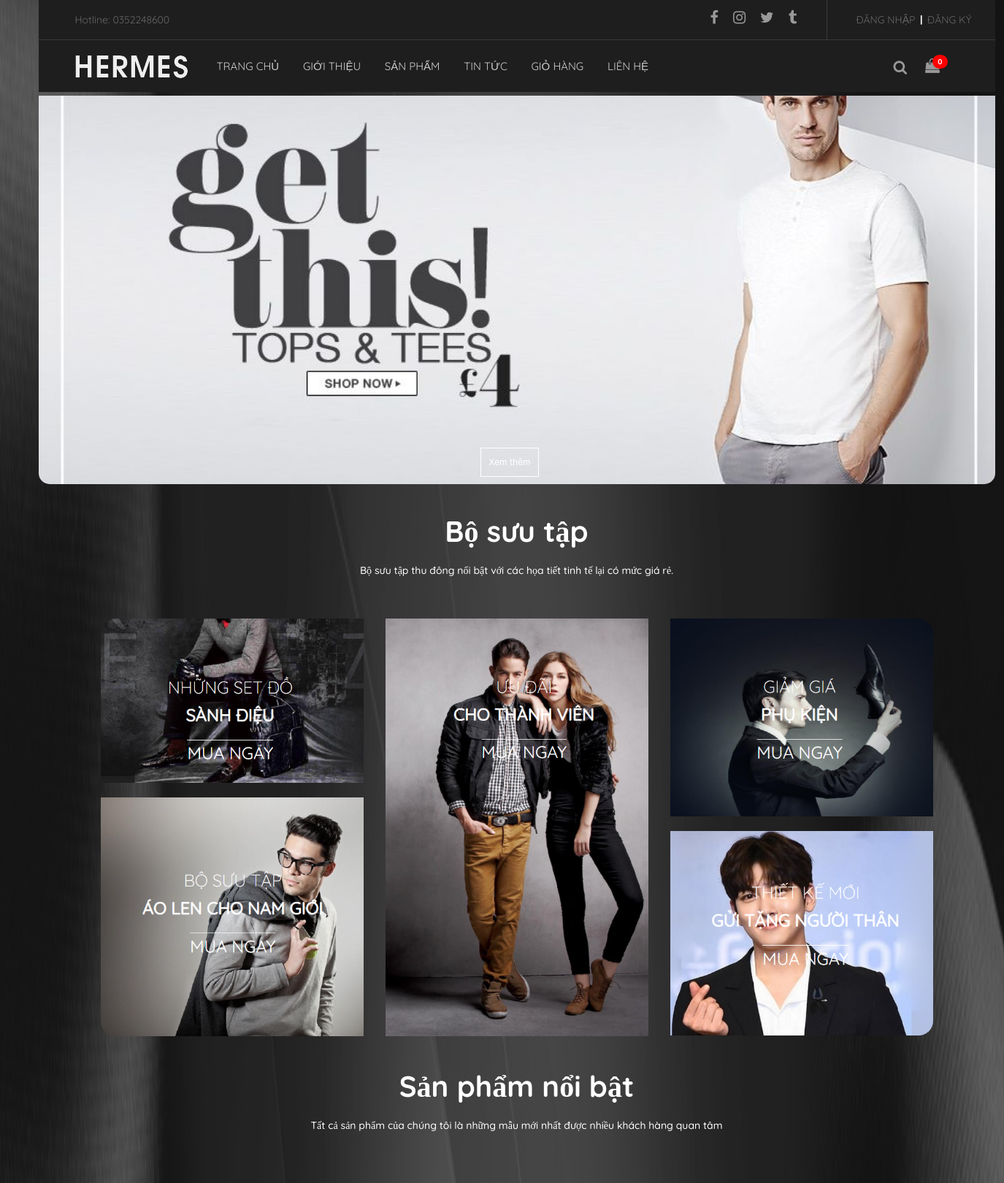
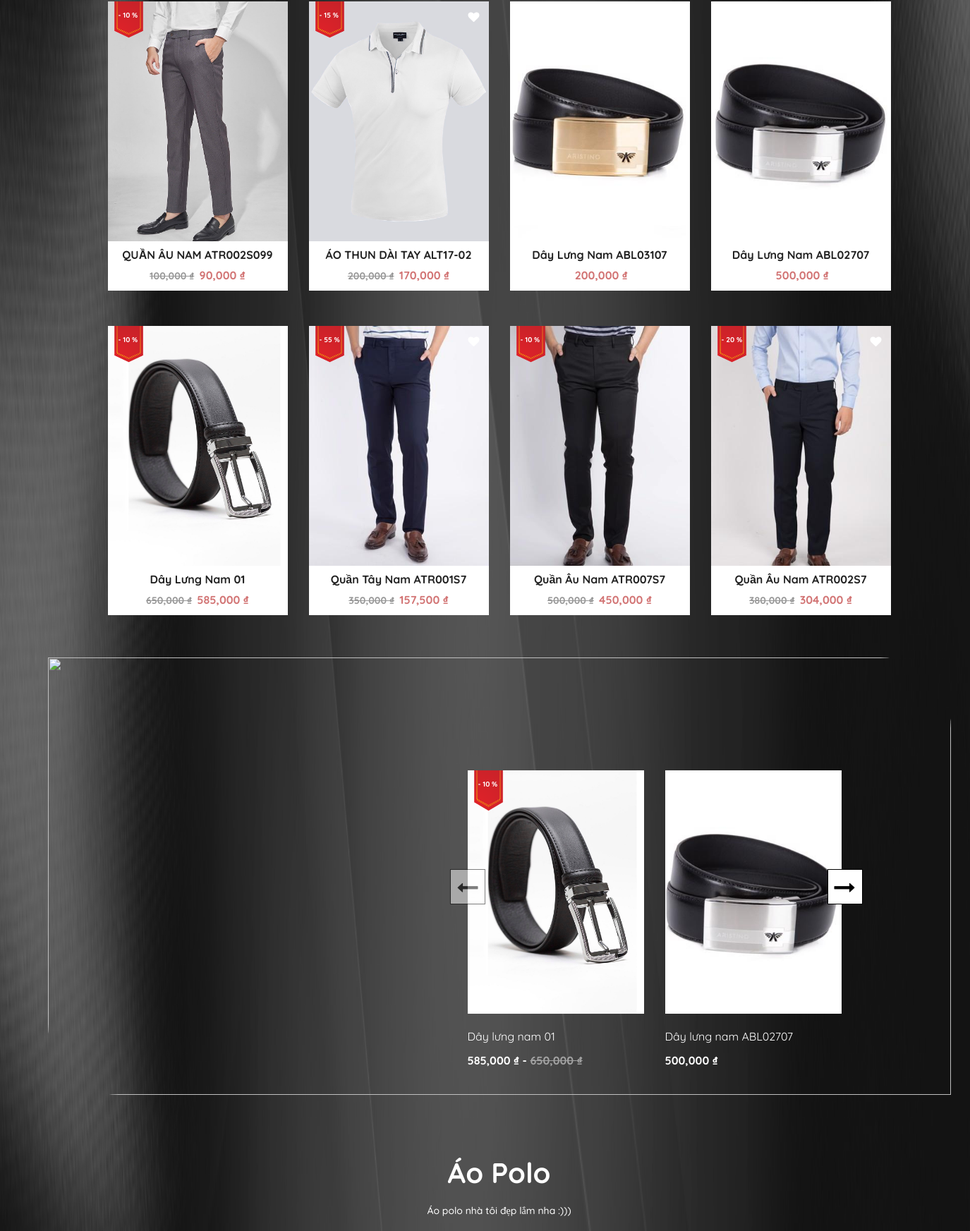
The page / (upper part) on the database its author committed (2 pictures, top to bottom).
### tables this page shows
CREATE TABLE `slider` (
  `id` int(11) NOT NULL,
  `photo` varchar(500) NOT NULL,
  `location` int(11) NOT NULL
);

CREATE TABLE `panel` (
  `id` int(11) NOT NULL,
  `photo` text NOT NULL,
  `location` int(11) NOT NULL
);

CREATE TABLE `products` (
  `id` int(11) NOT NULL,
  `name` varchar(500) NOT NULL,
  `description` varchar(4000) NOT NULL,
  `content` text NOT NULL,
  `shortdescription` varchar(500) NOT NULL,
  `hot` int(11) NOT NULL DEFAULT '0',
  `photo` varchar(500) NOT NULL,
  `price` float NOT NULL,
  `pricediscount` float NOT NULL,
  `discount` int(11) NOT NULL,
  `category_id` int(11) NOT NULL,
  `img1` varchar(500) NOT NULL,
  `img2` varchar(500) NOT NULL,
  `color` varchar(500) NOT NULL,
  `material` varchar(500) NOT NULL,
  `madein` varchar(500) NOT NULL,
  `size` varchar(500) NOT NULL
);

CREATE TABLE `categories` (
  `id` int(11) NOT NULL,
  `parent_id` int(11) NOT NULL,
  `name` varchar(500) NOT NULL,
  `description` text NOT NULL,
  `displayhomepage` int(11) NOT NULL
);

### controllers/HomeController.php (called while the page is built, shortened)
<?php
include "models/HomeModel.php";
class HomeController extends Controller
{
	public function index()
	{
		$photo1 = $this->modelGetLoction1();
		$photo2 = $this->modelGetLoction2();
		$photo3 = $this->modelGetLoction3();
		$photo4 = $this->modelGetLoction4();
		$photo5 = $this->modelGetLoction5();
		$photo6 = $this->modelGetLoction6();
		$this->loadView("HomeView.php",["photo1"=>$photo1,"photo2"=>$photo2,"photo3"=>$photo3,"photo4"=>$photo4,"photo5"=>$photo5,"photo6"=>$photo6]);
	}
}
 ?>

### models/HomeModel.php (called while the page is built, shortened)
<?php
	trait HomeModel{
		public function modelHotProduct(){
			$conn = Connection::getInstance();
			$query = $conn->query("select * from products order by id desc limit 0,8");
			return $query->fetchAll();
		}
		public function modelCategories(){
			$conn = Connection::getInstance();
			$query = $conn->query("select * from categories where id in (select category_id from products)");
			return $query->fetchAll();
		}
		public function modelSlider(){
			$conn = Connection::getInstance();
			$query = $conn->query("select * from slider where location = '1' order by id desc");
			return $query->fetchAll();
		}
			public function modelGetThatLungProducts()
		{
			$conn = Connection::getInstance();
			$query = $conn->query("select * from products where category_id = '31'");
			return $query->fetchAll();
		}
		public function modelGetLoction1()
		{
			$conn = Connection::getInstance();
			$query = $conn->query("select photo from panel where location = '1'");
			return $query->fetch();
		}
			public function modelGetLoction2()
		{
			$conn = Connection::getInstance();
			$query = $conn->query("select photo from panel where location = '2'");
			return $query->fetch();
		}
			public function modelGetLoction3()
		{
			$conn = Connection::getInstance();
			$query = $conn->query("select photo from panel where location = '3'");
			return $query->fetch();
		}
			public function modelGetLoction4()
		{
			$conn = Connection::getInstance();
			$query = $conn->query("select photo from panel where location = '4'");
			return $query->fetch();
		}
			public function modelGetLoction5()
		{
			$conn = Connection::getInstance();
			$query = $conn->query("select photo from panel where location = '5'");
			return $query->fetch();
		}
	}
 ?>

### application/Unicode.php (called while the page is built)
<?php
class Unicode{
  static function removeUnicode ($str){
        $unicode = array(
            'a'=>'á|à|ả|ã|ạ|ă|ắ|ặ|ằ|ẳ|ẵ|â|ấ|ầ|ẩ|ẫ|ậ',
            'd'=>'đ',
            'e'=>'é|è|ẻ|ẽ|ẹ|ê|ế|ề|ể|ễ|ệ',
            'i'=>'í|ì|ỉ|ĩ|ị',
            'o'=>'ó|ò|ỏ|õ|ọ|ô|ố|ồ|ổ|ỗ|ộ|ơ|ớ|ờ|ở|ỡ|ợ',
            'u'=>'ú|ù|ủ|ũ|ụ|ư|ứ|ừ|ử|ữ|ự',
            'y'=>'ý|ỳ|ỷ|ỹ|ỵ',
      'A'=>'Á|À|Ả|Ã|Ạ|Ă|Ắ|Ặ|Ằ|Ẳ|Ẵ|Â|Ấ|Ầ|Ẩ|Ẫ|Ậ',
            'D'=>'Đ',
            'E'=>'É|È|Ẻ|Ẽ|Ẹ|Ê|Ế|Ề|Ể|Ễ|Ệ',
            'I'=>'Í|Ì|Ỉ|Ĩ|Ị',
            'O'=>'Ó|Ò|Ỏ|Õ|Ọ|Ô|Ố|Ồ|Ổ|Ỗ|Ộ|Ơ|Ớ|Ờ|Ở|Ỡ|Ợ',
            'U'=>'Ú|Ù|Ủ|Ũ|Ụ|Ư|Ứ|Ừ|Ử|Ữ|Ự',
            'Y'=>'Ý|Ỳ|Ỷ|Ỹ|Ỵ',
        );
       foreach($unicode as $nonUnicode=>$uni){
            $str = preg_replace("/($uni)/i", $nonUnicode, $str);
       }
       $str = str_replace(",", "", $str);
       $str = str_replace(".", "", $str);
       $str = str_replace(" ", "-", $str);
       $str = str_replace("?", "", $str);
       $str = strtolower($str);
       return $str;
    }
}
?>

### views/HomeView.php (the view, shortened to what this page needs)
<div class="body">
    <div style="padding-top: 20px;" class="collection">
      <div class="lable-collection">
        <h2 class="title-collection">Bộ sưu tập</h2>
        <div class="slogan">Bộ sưu tập thu đông nổi bật với các họa tiết tinh tế lại có mức giá rẻ.</div>
      </div>
    </div>
    <div class="module-content">
      <div class="module-left">
        <div style="border-radius: 20px 0px 0px 0px;" class="module-left-top">
          <a id="click"><img style="object-fit: cover;border-radius: 20px 0px 0px 0px" src="assets/upload/slider/<?php echo $photo1->photo; ?>" alt="">
            <div style="border-radius: 20px 0px 0px 0px;" class="overlay"></div>
        </a>
        </div>
      <div style="border-radius: 0px 0px 0px 20px;" class="module-left-bottom">
          <a href="allproducts.html"><img style="object-fit: cover;border-radius: 0px 0px 0px 20px;" src="assets/upload/slider/<?php echo $photo2->photo; ?>" alt="">
            <div style="border-radius: 0px 0px 0px 20px;" class="overlay1"></div>
        </a>
        </div>
      </div>
        <div class="module-main">
          <?php if (isset($_SESSION['customer_name'])!=null): ?>
             <a id="click4"><img style="object-fit: cover;" src="assets/upload/slider/<?php echo $photo3->photo; ?>" alt="">
              <?php
            elseif(isset($_SESSION['customer_name'])==null):
               ?>
               <a href="login.html"><img style="object-fit: cover;" src="assets/upload/slider/<?php echo $photo3->photo; ?>" alt="">
          <?php endif ?>
            <div class="overlay"></div>
        </a>
      </div>
         <div class="module-right">
          <div style="border-radius: 0px 20px 0px 0px;" class="module-right-top">
            <a id="click3"><img style="object-fit: cover;border-radius: 0px 20px 0px 0px;" src="assets/upload/slider/<?php echo $photo4->photo; ?>" alt="">
            <div style="border-radius: 0px 20px 0px 0px;" class="overlay2"></div>
        </a>
          </div>
          <div style="border-radius: 0px 0px 20px 0px;" class="module-right-bottom">
            <a id="click1"><img style="object-fit: cover;border-radius: 0px 0px 20px 0px" src="assets/upload/slider/<?php echo $photo5->photo; ?>" alt="">
            <div style="border-radius: 0px 0px 20px 0px;height: 93.5%;margin-top: 20px;" class="overlay3"></div>
        </a>
          </div>
         </div>
    </div>
    </div>
   <div class="hot-product" id="hot-sanpham">
      <div id="div1" class="collection">
      <div class="lable-collection">
        <h2 class="title-collection">Sản phẩm nổi bật</h2>
        <div class="slogan">Tất cả sản phẩm của chúng tôi là những mẫu mới nhất được nhiều khách hàng quan tâm
        </div>
      </div>
    </div>
     <div class="container">
<div class="row">
 <?php
                  $hotProduct = $this->modelHotProduct();
               ?>
               <?php foreach ($hotProduct as $rows): ?>
                  <div class="col-md-3 col-sm-6">
        <div class="product-grid" style="position: relative;">
          <?php if ($rows->discount > 0 ): ?>
          <span class="discount-price">
            - <?php
            echo $rows->discount;
             ?> %
          </span>
            <div class="icon-theme">
                <img style="width: 75px;height: 60px;" src="assets/frontend/images/icon-theme1.png">
            </div>
            <?php endif ?>
            <div class="product-image">
                <a href="products/detail/<?php echo $rows->id; ?>/<?php echo Unicode::removeUnicode($rows->name); ?>.html" class="image">
                    <img style="width: 255px;height:340px;object-fit: cover;" class="pic-1" src="assets/upload/products/<?php echo $rows->photo; ?>">
                </a>
                <a href="products/detail/<?php echo $rows->id; ?>/<?php echo Unicode::removeUnicode($rows->name); ?>.html" class="product-like-icon">
                  <?php if (isset($rows->hot)&&$rows->hot==1):
                    ?>
                     <i class="fa fa-heart"></i>
                  <?php endif ?>
                </a>
            </div>
            <div class="product-content">
                <h3 class="title"><a href="products/detail/<?php echo $rows->id; ?>/<?php echo Unicode::removeUnicode($rows->name); ?>.html"><?php
                echo $rows->name;
                 ?></a></h3>
                <div class="price">
                   <?php if ($rows->discount > 0): ?>
                     <span class="giahientai"><?php
                   echo number_format($rows->price);
                    ?> ₫</span>
                    <?php
                  elseif($rows->discount == 0):
                     ?>
                  <?php endif ?>
                   <span class="price-truoc"><strong>&nbsp;<?php
                   echo number_format($rows->price - ($rows->price * $rows->discount)/100);
                    ?> ₫</strong></span>
                </div>
            </div>
        </div>
    </div>
               <?php endforeach ?>
</div>
</div>
<div id="div3" class="container-fluid banner-thatlung">
<div class="container">
  <div class="row">
<div style="width: 550px;margin-top: -500px;" class="owl-carousel owl-4 owl-theme">
<?php
$thatlung = $this->modelGetThatLungProducts();
 ?>
 <?php foreach ($thatlung as $rowthatlung): ?>
  <div class="item">
    <div class="col-md-3">
    <div class="thatlung">
        <?php if ($rowthatlung->discount > 0 ): ?>
          <span style="margin-top: -50px;" class="discount-price">
            - <?php
            echo $rowthatlung->discount;
             ?> %
          </span>
            <div style="margin-top: -50px;" class="icon-theme">
                <img style="width: 75px;height: 60px;" src="assets/frontend/images/icon-theme1.png">
            </div>
            <?php endif ?>
      <div class="thatlung-img">
        <a href="products/detail/<?php echo $rowthatlung->id; ?>/<?php echo Unicode::removeUnicode($rowthatlung->name); ?>.html"><img style="object-fit:cover;" src="assets/upload/products/<?php echo $rowthatlung->photo; ?>"></a>
      </div>
      <div class="name-thatlung">
        <a href="products/detail/<?php echo $rowthatlung->id; ?>/<?php echo Unicode::removeUnicode($rowthatlung->name); ?>.html"><?php
        echo $rowthatlung->name; ?></a>
      </div>
      <div class="price-thatlung">
        <span><?php echo number_format($rowthatlung->pricediscount); ?> ₫</span>
         <?php if ($rowthatlung->discount > 0): ?>
                     - <span style="text-decoration: line-through;opacity: .5;"><?php echo number_format($rowthatlung->price); ?> ₫</span>
                    <?php
                  elseif($rowthatlung->discount == 0):
                     ?>
                  <?php endif ?>
      </div>
      </div>
      </div>
      </div>
      <?php endforeach ?>
    </div>
</div>
</div>
    </div>
   </div>
          <?php
            $categories = $this->modelCategories();
         ?>
         <?php foreach ($categories as $itemCategories): ?>
   <div id="div5" class="hot-product">
      <?php if ($itemCategories->displayhomepage == 1): ?>
      <div class="collection">
      <div class="lable-collection">
        <h2 style="margin-top: -30px;" class="title-collection categories"><?php
        echo $itemCategories->name;
         ?></h2>
        <div class="slogan">
          <?php
        echo $itemCategories->description;
         ?>
        </div>
      </div>
    </div>
  <?php elseif($itemCategories->displayhomepage != 1): ?>
     <?php endif ?>
   </div>
   <?php endforeach ?>

### views/LayoutTrangChu.php (shortened to what this page needs)
<!DOCTYPE html>
<html lang="en">
<head>
  <link rel="stylesheet" href="assets/frontend/css/trangchu1.css">
<link rel="stylesheet" href="https://cdnjs.cloudflare.com/ajax/libs/font-awesome/4.7.0/css/font-awesome.min.css">
 <link rel="stylesheet" href="https://maxcdn.bootstrapcdn.com/bootstrap/3.4.1/css/bootstrap.min.css">
<link rel="stylesheet" href="https://cdn.jsdelivr.net/npm/bootstrap@4.5.3/dist/css/bootstrap.min.css">
   <link rel="stylesheet" href="assets/frontend//owlcarousel/assets/owl.carousel.min.css">
<link rel="stylesheet" href="assets/frontend/owlcarousel/assets/owl.theme.default.min.css">
</head>
<body class="preloading">
    <div class="container">
  <div class="wrapper">
<?php
include "views/HeaderView.php";
 ?>
        <?php
        $slider = $this->modelSlider();
         ?>
<div style="border-radius: 0px 0px 10px 10px;" class="owl-carousel slider owl-stheme">
  <?php foreach ($slider as $rows): ?>
  <div class="item">
            <div class="slider-banner">
        <img style="object-fit:cover;border-radius: 0px 0px 15px 15px;" class="slider-img" style="position: relative;" src="assets/upload/slider/<?php echo $rows->photo; ?>">
        <a class="slider-top-img" href="more">Xem thêm</a>
            </div>
</div>
  <?php endforeach ?>
</div>
    <?php
    echo $this->view;
     ?>
</div>
</body>
</html>

### rows shown on the page
slider: photo (picture)
panel: photo (picture)
panel: photo (picture)
panel: photo (picture)
panel: photo (picture)
panel: photo (picture)
products: discount "10", photo (picture), name "QUẦN ÂU NAM ATR002S099", price "100,000", $rows->price - ($rows->price * $rows->discount)/100 "90,000"
products: discount "15", photo (picture), hot 1 (drawn), name "ÁO THUN DÀI TAY ALT17-02", price "200,000", $rows->price - ($rows->price * $rows->discount)/100 "170,000"
products: photo (picture), name "Dây Lưng Nam ABL03107", $rows->price - ($rows->price * $rows->discount)/100 "200,000"
products: photo (picture), name "Dây Lưng Nam ABL02707", $rows->price - ($rows->price * $rows->discount)/100 "500,000", name "Dây…", pricediscount "500,000"
products: discount "10", photo (picture), name "Dây Lưng Nam 01", price "650,000", $rows->price - ($rows->price * $rows->discount)/100 "585,000", name "Dây…", pricediscount "585,000"
products: discount "55", photo (picture), hot 1 (drawn), name "Quần Tây Nam ATR001S7", price "350,000", $rows->price - ($rows->price * $rows->discount)/100 "157,500"
products: discount "10", photo (picture), name "Quần Âu Nam ATR007S7", price "500,000", $rows->price - ($rows->price * $rows->discount)/100 "450,000"
products: discount "20", photo (picture), hot 1 (drawn), name "Quần Âu Nam ATR002S7", price "380,000", $rows->price - ($rows->price * $rows->discount)/100 "304,000"
categories: name "Áo Polo", description "Áo polo nhà tôi đẹp lắm nha :)))"

### other values the page prints
$ProductsNumberCart "0"
